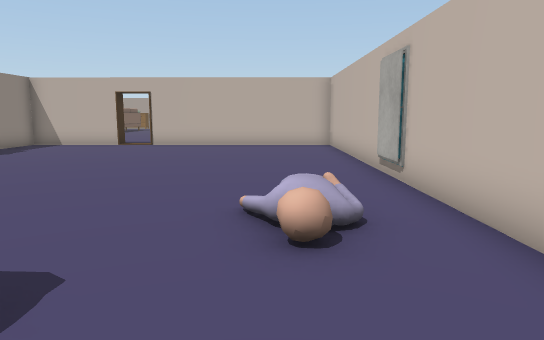
[1] (above)

20 first-person views from a walk through a scene from a Unity 3-D project. The camera is 1.3 m above the floor, tilts 8° down and sees 70° across. Doors are open. The floor is counted in squares, 1 m on a side. Each view is taken from the middle of a square. On the plan, view 1 faces up. The plan holds only what a view shows up to about 16 squares ahead; the rest is blank. The place goes on beyond the plan. The player character is not drawn. Some animated figures are left out. Some surface patterns are stand-ins.

[2]
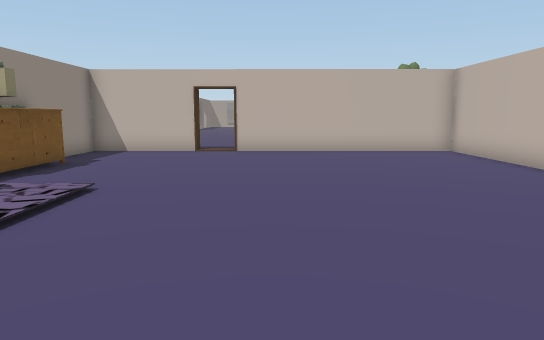

[3]
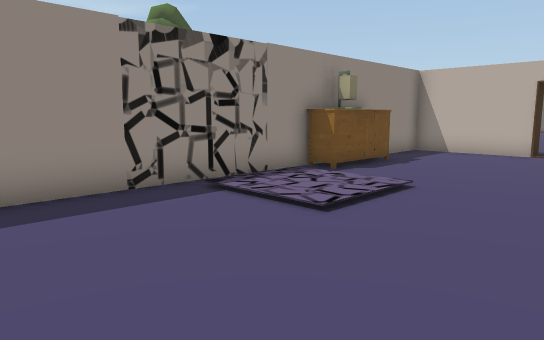

[4]
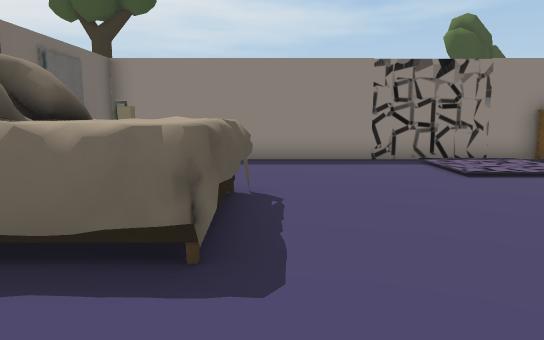

[5]
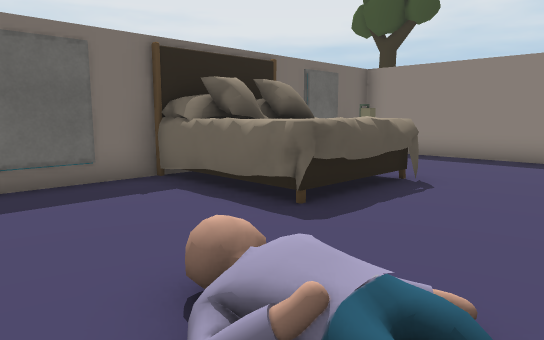

[6]
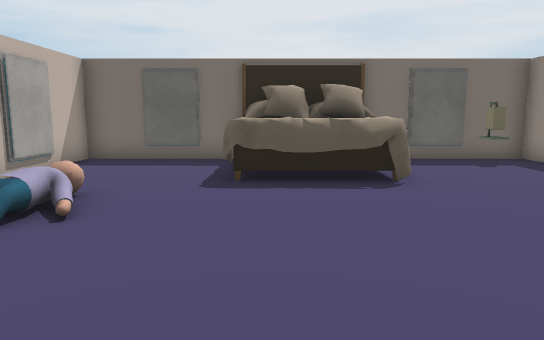

[7]
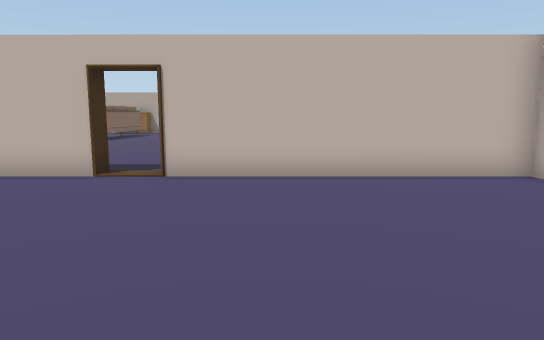

[8]
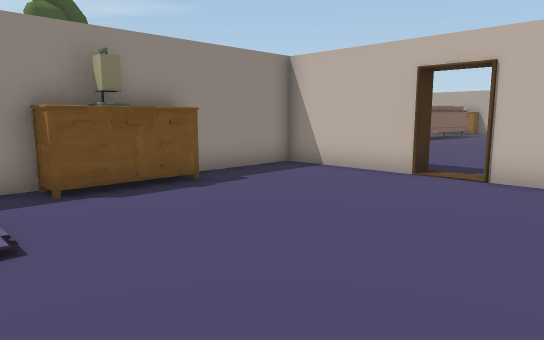

[9]
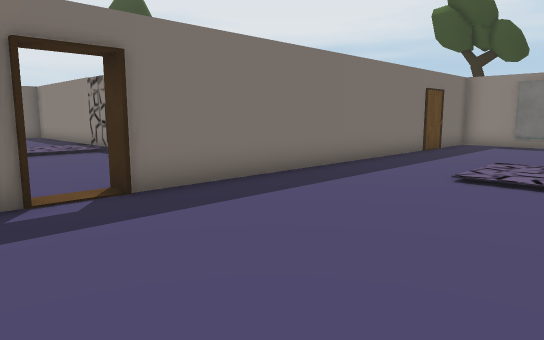

[10]
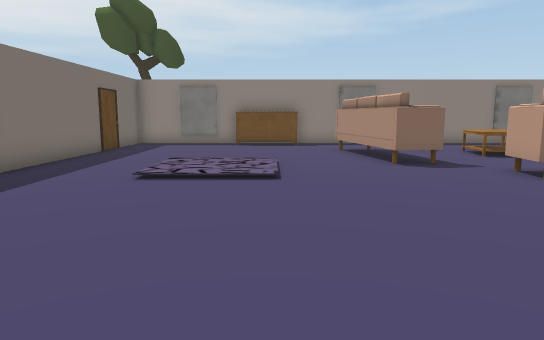

[11]
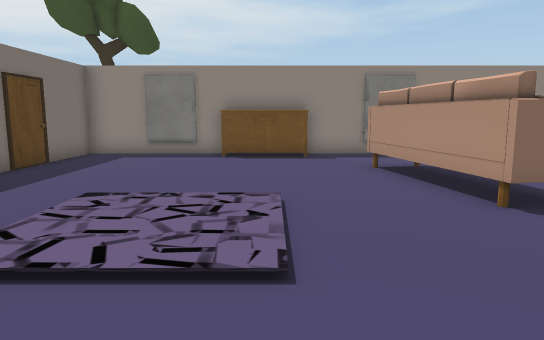

[12]
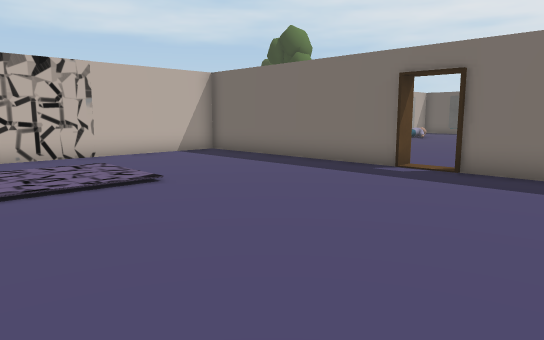

[13]
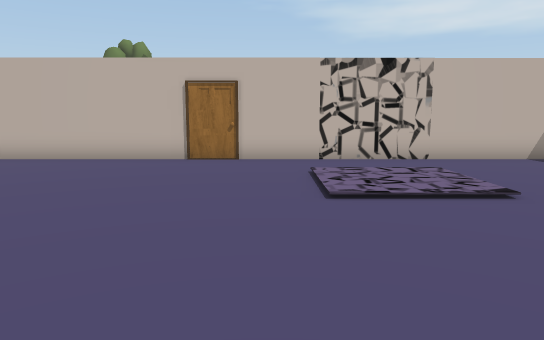

[14]
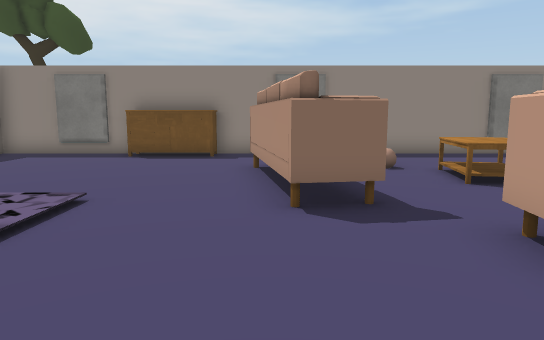

[15]
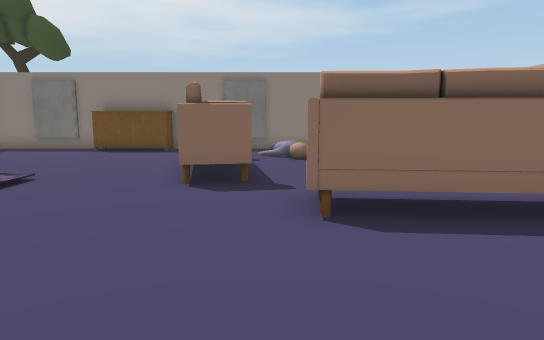

[16]
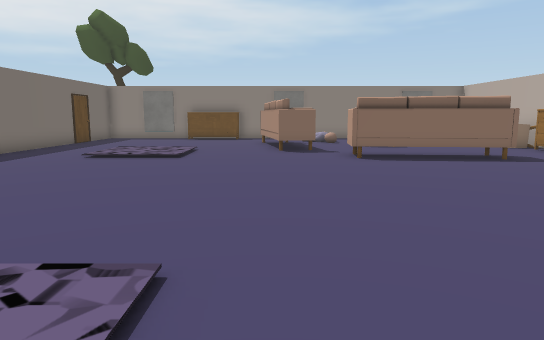

[17]
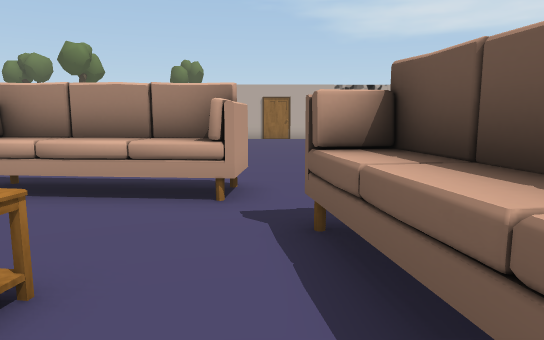

[18]
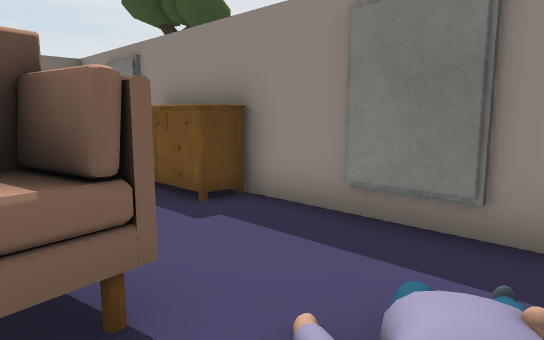

[19]
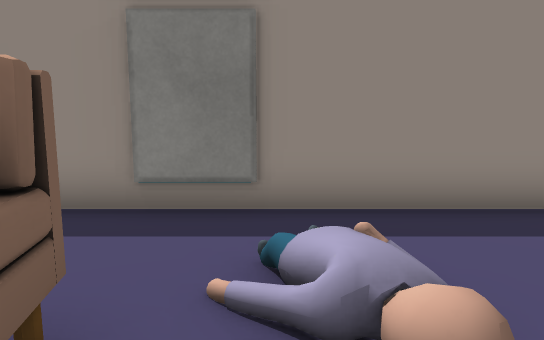

[20]
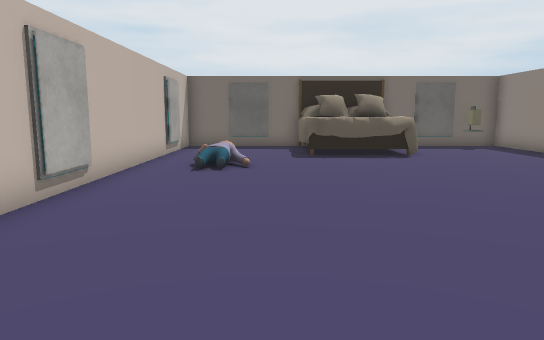

### Floor plan
Points are (right, up) in squares from view 1. A wall is a line through its corners. A room is listed if a view was taken in it or the views show most of it. See-through windows are left out.
Room 1 (views 1, 2, 3, 4, 5, 6, 7, 8, 20)
walls: (-6.7, 17.3) (-10.6, 17.3) (-10.6, -1.7) (-5.6, -1.7); (-2.2, -1.7) (2.6, -1.7) (2.6, 17.3) (-5.4, 17.3)
ways out: open door at (-5.5, 17) to room 2
objects: other object (-10, 11); lamp (-10, 12); other object (-10, 13); lamp (-9, -1); other object (-6, -1) to (-2, 2); other object (1, 5)
Room 2 (views 9, 10, 11, 12, 13, 14, 15, 16, 17, 18, 19)
walls: (-5.4, 17.3) (-5.4, 17.8) (2.6, 17.8) (2.6, 32.5); (-22.3, 22.4) (-22.3, 17.8) (-6.7, 17.8) (-6.7, 17.3); (-22.3, 32.5) (-22.3, 25.6)
ways out: open door at (-5.5, 17) to room 1
objects: other object (-22, 23) to (-22, 25); sofa (-19, 27) to (-14, 28); table (-18, 31) to (-16, 32); sofa (-13, 30) to (-12, 32)

Where each view was taken, in squares from view 1:
view 1: 0 up, 0 right, facing up
view 2: 3 up, 4 left, facing up
view 3: 3 up, 4 left, facing up-left
view 4: 3 up, 1 right, facing left
view 5: 6 up, 2 right, facing down-left
view 6: 10 up, 3 left, facing down
view 7: 9 up, 3 left, facing up
view 8: 9 up, 3 left, facing up-left
view 9: 24 up, 4 left, facing down-left
view 10: 24 up, 4 left, facing left
view 11: 24 up, 9 left, facing left
view 12: 27 up, 10 left, facing down-right
view 13: 27 up, 9 left, facing right
view 14: 27 up, 9 left, facing left
view 15: 29 up, 7 left, facing left
view 16: 27 up, 0 right, facing left
view 17: 29 up, 19 left, facing right
view 18: 30 up, 18 left, facing down-left
view 19: 29 up, 17 left, facing left
view 20: 15 up, 1 left, facing down
